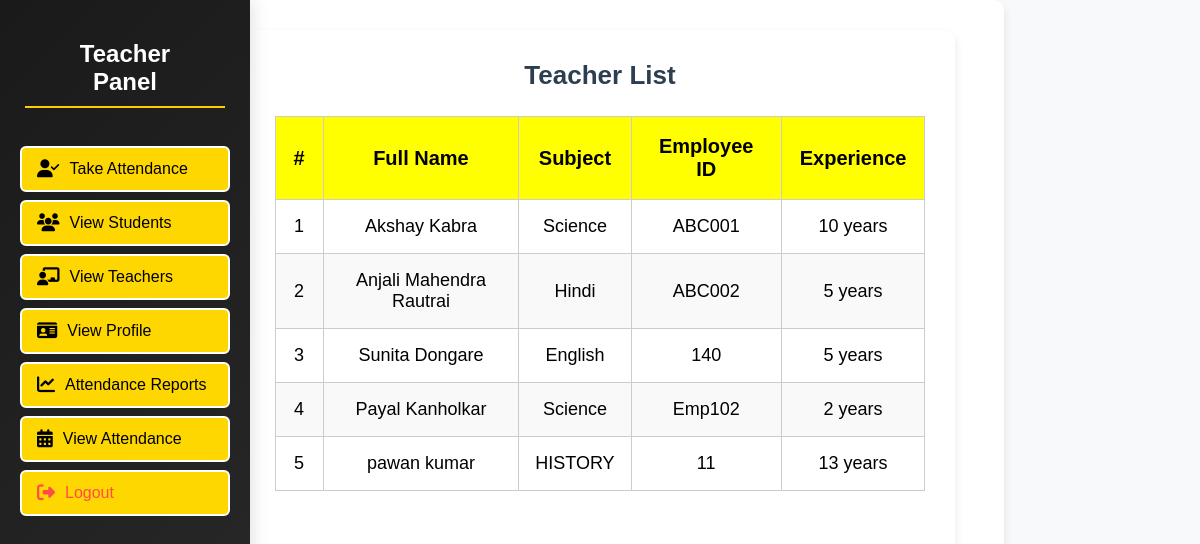
The app's page /teacher/teachers/ with its own data.
### authentication/models.py (models this page shows, shortened)
class TeacherProfile(models.Model):
    user = models.OneToOneField(CustomUser, on_delete=models.CASCADE, related_name="teacher_profile")
    full_name = models.CharField(max_length=100)
    subject = models.CharField(max_length=50)
    employee_id = models.CharField(max_length=20, unique=True)
    phone_number = models.CharField(max_length=15)
    address = models.TextField()
    date_of_birth = models.DateField()
    qualifications = models.TextField()
    experience = models.IntegerField(help_text="Experience in years")
    class_name = models.CharField(max_length=50, null=True, blank=True)
    is_suspended = models.BooleanField(default=False)
    class Meta:
        verbose_name = "Teacher Profile"
        verbose_name_plural = "Teacher Profiles"

### teacher/views.py (the view)
# urls.py: path('teachers/', views.teacher_teacher_list, name='teacher_teacher_list'),
def teacher_teacher_list(request):
    teachers = TeacherProfile.objects.all()
    return render(request, 'teacher/teacher_teacher_list.html', {'teachers': teachers})

### teacher/templates/teacher/teacher_teacher_list.html (shortened to what this page needs)
{% extends 'base_teacher.html' %}
{% block content %}
<div class="container">
    <h2 class="page-title">Teacher List</h2>
    <table class="styled-table">
        <thead>
            <tr>
                <th>#</th>
                <th>Full Name</th>
                <th>Subject</th>
                <th>Employee ID</th>
                <th>Experience</th>
            </tr>
        </thead>
        <tbody>
            {% for teacher in teachers %}
            <tr>
                <td>{{ forloop.counter }}</td>
                <td>{{ teacher.full_name }}</td>
                <td>{{ teacher.subject }}</td>
                <td>{{ teacher.employee_id }}</td>
                <td>{{ teacher.experience }} years</td>
            </tr>
            {% empty %}
            <tr>
                <td colspan="5" class="no-data">No teachers found.</td>
            </tr>
            {% endfor %}
        </tbody>
    </table>
</div>
{% endblock %}

### teacher/templates/base_teacher.html (style rules this page uses)
:root { --primary-color: #FFD700; --secondary-color: #FFA500; --dark-color: #1a1a1a; --accent-color: #ffcc00; --sidebar-width: 250px; }
* { margin: 0; padding: 0; box-sizing: border-box; font-family: 'Arial', sans-serif; }
body { display: flex; height: 100vh; background: #f8f9fa; overflow: hidden; }
.container { margin-left: var(--sidebar-width); padding: 30px; transition: all 0.3s ease; min-height: 100vh; }

### teacher/templates/teacher/teacher_teacher_list.html (style rules this page uses)
.container { max-width: 95%; margin: auto; padding: 30px; background: white; border-radius: 10px; box-shadow: 0px 5px 10px rgba(0, 0, 0, 0.1); }
.page-title { text-align: center; color: #2c3e50; font-size: 26px; font-weight: bold; margin-bottom: 25px; }
.styled-table { width: 100%; border-collapse: collapse; font-size: 18px; text-align: left; background: white; }
.styled-table th, .styled-table td { padding: 16px; border: 1px solid #ccc; text-align: center; }
.styled-table th { background-color: yellow; color: black; font-size: 20px; padding: 18px; }
.styled-table tr:nth-child(even) { background-color: #f9f9f9; }

### records on screen
TeacherProfile: full_name "Akshay Kabra", subject "Science", employee_id "ABC001", experience "10"
TeacherProfile: full_name "Anjali Mahendra Rautrai", subject "Hindi", employee_id "ABC002", experience "5"
TeacherProfile: full_name "Sunita Dongare", subject "English", employee_id "140", experience "5"
TeacherProfile: full_name "Payal Kanholkar", subject "Science", employee_id "Emp102", experience "2"
TeacherProfile: full_name "pawan kumar", subject "HISTORY", employee_id "11", experience "13"
